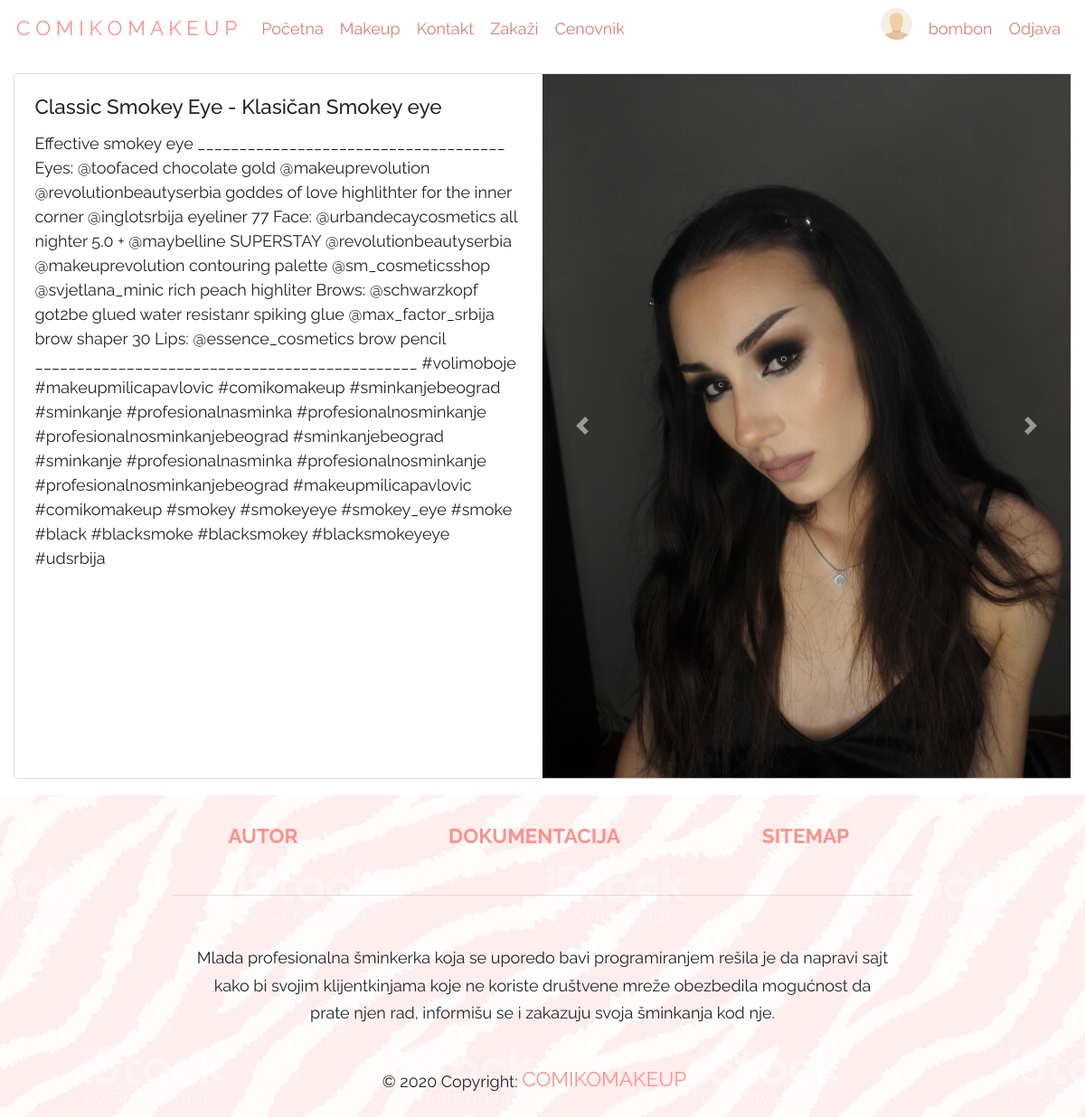
Page /?page=getone&id=1 (signed in) on the committed database.
### tables this page shows
CREATE TABLE `meniLink` (
  `id` int(11) NOT NULL,
  `nazivLinka` varchar(25) NOT NULL,
  `hrefLinka` varchar(60) NOT NULL,
  `meniId` int(11) NOT NULL,
  `adminLink` tinyint(1) NOT NULL
);

CREATE TABLE `korisnik` (
  `id` int(11) NOT NULL,
  `ime` varchar(30) NOT NULL,
  `prezime` varchar(60) NOT NULL,
  `username` varchar(15) NOT NULL,
  `email` varchar(100) NOT NULL,
  `pass` varchar(300) NOT NULL,
  `profilna` varchar(1200) DEFAULT NULL,
  `admin` bit(1) NOT NULL DEFAULT b'0'
);

CREATE TABLE `look` (
  `idL` int(11) NOT NULL,
  `nazivLooka` varchar(70) NOT NULL,
  `opis` varchar(1270) DEFAULT NULL,
  `idKat` int(11) NOT NULL,
  `datumKacenja` timestamp NOT NULL DEFAULT CURRENT_TIMESTAMP,
  `idNaslovneSlike` int(11) NOT NULL
);

CREATE TABLE `img` (
  `id` int(11) NOT NULL,
  `src` varchar(256) NOT NULL,
  `alt` varchar(256) DEFAULT NULL,
  `idLook` int(11) NOT NULL
);

### config/konekcija.php (called while the page is built, shortened)
<?php
try {
    $conn = new PDO("mysql:host=".SERVER.";dbname=".DATABASE.";charset=utf8", USERNAME, PASSWORD);
    $conn->setAttribute(PDO::ATTR_DEFAULT_FETCH_MODE, PDO::FETCH_OBJ);
    $conn->setAttribute(PDO::ATTR_ERRMODE, PDO::ERRMODE_EXCEPTION);
}
catch(PDOException $ex){
    echo $ex->getMessage();
}
function executeQuery($query){
    global $conn;
    return $conn->query($query)->fetchAll();
}
function executeQueryOneRow($query){
    global $conn;
    return $conn->query($query)->fetch();
}

### models/meni/headerFunctions.php (called while the page is built, shortened)
<?php
function dohvatiHeader(){
    return executeQuery("SELECT * FROM meniLink WHERE meniId=1 AND adminLink = 0");
}

### models/user/user.php (called while the page is built, shortened)
<?php
function dohvatiKorisnikaPoId($id){
    global $conn;
        try {
            $dohvatiKorisnika = $conn->prepare("SELECT * FROM korisnik WHERE id = ?");
            $dohvatiKorisnika->execute([$id]);
            $korisnik= $dohvatiKorisnika->fetch();
            return $korisnik;
        } catch(PDOException $ex){
            return null;
        }
}
?>

### models/look/lookFunctions.php (called while the page is built, shortened)
<?php
function dohvatiLookJedan($id){
    try {
        return executeQueryOneRow("SELECT * FROM look l INNER JOIN img i ON l.idL=i.idLook WHERE l.idL = $id");
    }catch(PDOException $ex){
        return null;
    }
}
function dohvatiSveSlikeZaLook($id){
    try{
        return executeQuery("SELECT i.* FROM look l INNER JOIN img i ON l.idL=i.idLook WHERE l.idL= $id ORDER BY l.idNaslovneSlike Desc");
    }catch(PDOException $ex){
        return null;
    }
}

### models/meni/footerFunctions.php (called while the page is built)
<?php
function dohvatiFooter(){
    try{
        return executeQuery("SELECT * FROM meniLink WHERE meniId=3 OR hrefLinka='index.php'");
    }catch(PDOException $ex){
        return null;
    }
}

### views/partials/getone.php (the view, shortened to what this page needs)
<div class="content container">
    <div class="row">
    <?php
        include "models/look/lookFunctions.php";
        $look = dohvatiLookJedan($_GET['id']);
    ?>
        <div class="col-12">
            <div class="card my-3">
                <div class="row no-gutters">
                    <div class="col-md-6">
                    <div class="card-body">
                        <h5 class="card-title"><?=@$look->nazivLooka?></h5>
                        <p class="card-text"><?=@$look->opis?></p>
                    </div>
                    </div>
                    <div class="col-md-6">
                    <div id="carouselExampleControls" class="carousel slide" data-ride="carousel">
                    <div class="carousel-inner">
                        <?php
                            $slike = dohvatiSveSlikeZaLook($_GET['id']);
                            foreach($slike as $s):
                        ?>
                            <div class="carousel-item">
                            <img src="assets/img/look/<?= $s->src?>" class="d-block w-100" alt="<?= $s->src?>">
                            </div>
                        <?php
                            endforeach;
                        ?>
                    </div>
                    <a class="carousel-control-prev" href="#carouselExampleControls" role="button" data-slide="prev">
                        <span class="carousel-control-prev-icon" aria-hidden="true"></span>
                    </a>
                    <a class="carousel-control-next" href="#carouselExampleControls" role="button" data-slide="next">
                        <span class="carousel-control-next-icon" aria-hidden="true"></span>
                    </a>
                    </div>
                    </div>
                </div>
            </div>
        </div>
    </div>
</div>

### views/fixed/header.php (shortened to what this page needs)
<?php
require "models/meni/headerFunctions.php";
require "models/user/user.php";
?>
<!DOCTYPE html>
<html lang="en">
    <head>
        <link rel="stylesheet" href="https://stackpath.bootstrapcdn.com/bootstrap/4.3.1/css/bootstrap.min.css">
        <link rel="stylesheet" type="text/css" href="assets/css/style.css">
        <link rel="stylesheet" href="https://cdn.jsdelivr.net/npm/bootstrap-select@1.13.14/dist/css/bootstrap-select.min.css">
      </head>
    <body>
        <div id="wrapper">
            <div id="header">
                <nav class="navbar navbar-expand-lg">
                    <a class="navbar-brand" href="?page=home.php">C O M I K O M A K E U P</a>
                    <div class="collapse navbar-collapse" id="navbarTogglerDemo03">
                      <ul class="navbar-nav mr-auto mt-2 mt-lg-0">
                      <?php
                        $q = dohvatiHeader();
                        foreach($q as $h):
                      ?>
                        <li class="nav-item">
                          <a class="nav-link" href="?page=<?=$h->hrefLinka?>"><?=$h->nazivLinka?><span class="sr-only">(current)</span></a>
                        </li>
                      <?php
                        endforeach;
                      ?>
                      </ul>
                      <ul class="nav navbar-nav ml-auto levo">
                          <?php
                            if(isset($_SESSION['id']) ):
                              $korisnik = dohvatiKorisnikaPoId($_SESSION['id']);
                          ?>
                            <li class="liProfilna"><a href="#" class="liProfilna"><img class="img-fluid rounded-circle mx-2 userLogin" alt="profilna slika" src="<?= $korisnik->profilna ?>"/></a></li>
                            <li><a href="?page=korisnik.php" class="nav-link"><?= $korisnik->username ?> </a></li>
                            <li><a href="models/user/odjavljivanje.php" class="nav-link"> Odjava</a></li>
                          <?php
                            endif;
                          ?>
                      </ul>
                    </div>
                  </nav>
            </div>

### views/fixed/footer.php (shortened to what this page needs)
<?php
require "models/meni/footerFunctions.php";
?>
<div id="footer" class="page-footer font-small">
          <div class="container">
            <div class="row text-center d-flex justify-content-center pt-4 mb-3">
              <?php
                  $q = dohvatiFooter();
                  foreach($q as $f):
              ?>
                <div class="col-md-3 mb-3">
                  <h6 class="text-uppercase font-weight-bold">
                    <?php if($f->nazivLinka != "Dokumentacija" && $f->nazivLinka != "Sitemap"):?>
                    <a href="?page=<?=$f->hrefLinka?>" class="navbar-brand"><?=$f->nazivLinka?></a>
                    <?php else: ?>
                      <a href="<?=$f->hrefLinka?>" class="navbar-brand"><?=$f->nazivLinka?></a>
                    <?php endif; ?>
                  </h6>
                </div>
              <?php endforeach; ?>
            </div>
            <hr class="rgba-white-light" style="margin: 0 15%;">
            <div class="row d-flex text-center justify-content-center mb-md-0 mb-4">
              <div class="col-md-8 col-12 mt-5">
                <p style="line-height: 1.7rem">Mlada profesionalna šminkerka koja se uporedo bavi programiranjem rešila je da
                  napravi sajt kako bi svojim klijentkinjama koje ne koriste društvene mreže obezbedila
                  mogućnost da prate njen rad, informišu se i zakazuju svoja šminkanja kod nje.</p>
              </div>
            </div>
          </div>
          <div class="footer-copyright text-center py-3">© 2020 Copyright:
            <a href="#" class="navbar-brand"> COMIKOMAKEUP</a>
          </div>
          <div id="footerSlika"></div>
      </div>
</div>
    </body>
</html>

### assets/css/style.css (style rules this page uses)
* { margin: 0pt; padding: 0pt; text-decoration: none; list-style-type: none; box-sizing: border-box; font-family: 'Raleway', sans-serif; font-size: 18px; }
a { color: #fc928b; text-decoration: none; }
nav { position: relative; overflow: auto; }
.levo { float: left; }
.userLogin { height: 35px; }
.nav-link, .greska { color:#d67e78; }
.navbar { margin-bottom: 0px; border-radius: 0px; background-color: transparent !important; }
#footer { display: block; position: relative; }
#footerSlika { background-image: url('../img/fbg1.jpg'); opacity: 0.2; top: 0; left: 0; bottom: 0; right: 0; position: absolute; z-index: -1; }
.container { max-width: unset; }

### rows in the picture
menilink: nazivLinka "Početna"
menilink: nazivLinka "Makeup"
menilink: nazivLinka "Kontakt"
menilink: nazivLinka "Zakaži"
menilink: nazivLinka "Cenovnik"
korisnik: profilna (placeholder picture), username "bombon"
look: nazivLooka "Classic Smokey Eye - Klasičan Smokey eye", opis "Effective smokey eye _____________________________________ Eyes: @toofaced chocolate gold @makeuprevolution @revolutionbeautyserbia goddes of love highlithter for the inner corner @inglotsrbija eyeliner 77 Face: @urbandecaycosmetics all nighter 5.0 + @maybelline SUPERSTAY @revolutionbeautyserbia @makeuprevolution contouring palette @sm_cosmeticsshop @svjetlana_minic rich peach highliter Brows: @schwarzkopf got2be glued water resistanr spiking glue @max_factor_srbija brow shaper 30 Lips: @essence_cosmetics brow pencil ______________________________________________ #volimoboje #makeupmilicapavlovic #comikomakeup #sminkanjebeograd #sminkanje #profesionalnasminka #profesionalnosminkanje…"
img: src (picture)
menilink: nazivLinka "AUTOR"
menilink: nazivLinka "DOKUMENTACIJA"
menilink: nazivLinka "SITEMAP"
